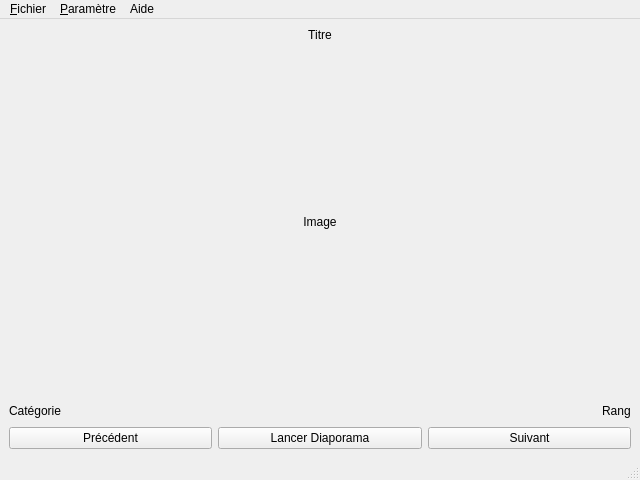
<?xml version="1.0" encoding="UTF-8"?>
<ui version="4.0">
 <class>LecteurVue</class>
 <widget class="QMainWindow" name="LecteurVue">
  <property name="geometry">
   <rect>
    <x>0</x>
    <y>0</y>
    <width>640</width>
    <height>480</height>
   </rect>
  </property>
  <property name="windowTitle">
   <string>Mon Application</string>
  </property>
  <widget class="QWidget" name="centralwidget">
   <layout class="QVBoxLayout" name="verticalLayout">
    <item>
     <widget class="QLabel" name="titre">
      <property name="text">
       <string>Titre</string>
      </property>
      <property name="alignment">
       <set>Qt::AlignHCenter</set>
      </property>
     </widget>
    </item>
    <item>
     <widget class="QLabel" name="image">
      <property name="enabled">
       <bool>true</bool>
      </property>
      <property name="sizePolicy">
       <sizepolicy hsizetype="Ignored" vsizetype="Ignored">
        <horstretch>0</horstretch>
        <verstretch>1</verstretch>
       </sizepolicy>
      </property>
      <property name="text">
       <string>Image</string>
      </property>
      <property name="scaledContents">
       <bool>true</bool>
      </property>
      <property name="alignment">
       <set>Qt::AlignCenter</set>
      </property>
     </widget>
    </item>
    <item>
     <layout class="QHBoxLayout" name="horizontalLayout_2">
      <item>
       <widget class="QLabel" name="categorie">
        <property name="text">
         <string>Catégorie</string>
        </property>
       </widget>
      </item>
      <item>
       <spacer name="horizontalSpacer">
        <property name="orientation">
         <enum>Qt::Horizontal</enum>
        </property>
        <property name="sizeHint" stdset="0">
         <size>
          <width>0</width>
          <height>20</height>
         </size>
        </property>
       </spacer>
      </item>
      <item>
       <widget class="QLabel" name="rang">
        <property name="text">
         <string>Rang</string>
        </property>
       </widget>
      </item>
     </layout>
    </item>
    <item>
     <layout class="QHBoxLayout" name="horizontalLayout">
      <item>
       <widget class="QPushButton" name="precedent">
        <property name="text">
         <string>Précédent</string>
        </property>
       </widget>
      </item>
      <item>
       <widget class="QPushButton" name="lancer_diaporama">
        <property name="text">
         <string>Lancer Diaporama</string>
        </property>
       </widget>
      </item>
      <item>
       <widget class="QPushButton" name="suivant">
        <property name="text">
         <string>Suivant</string>
        </property>
       </widget>
      </item>
     </layout>
    </item>
   </layout>
  </widget>
  <widget class="QMenuBar" name="menubar">
   <property name="geometry">
    <rect>
     <x>0</x>
     <y>0</y>
     <width>640</width>
     <height>36</height>
    </rect>
   </property>
   <widget class="QMenu" name="menu_Fichier">
    <property name="title">
     <string>&amp;Fichier</string>
    </property>
    <addaction name="actionSortir"/>
   </widget>
   <widget class="QMenu" name="menuParam_tre">
    <property name="title">
     <string>&amp;Paramètre</string>
    </property>
    <widget class="QMenu" name="menuVItesse_de_d_filement">
     <property name="title">
      <string>VItesse de défilement</string>
     </property>
     <addaction name="actionToutes_les_2_secondes"/>
    </widget>
    <addaction name="actionChanger_diaporama"/>
    <addaction name="actionEnlever_diaporama"/>
    <addaction name="menuVItesse_de_d_filement"/>
   </widget>
   <widget class="QMenu" name="menuAide">
    <property name="title">
     <string>Aide</string>
    </property>
    <addaction name="action_propos_de"/>
   </widget>
   <addaction name="menu_Fichier"/>
   <addaction name="menuParam_tre"/>
   <addaction name="menuAide"/>
  </widget>
  <widget class="QStatusBar" name="statusbar"/>
  <action name="action_quitter">
   <property name="text">
    <string>Sortir</string>
   </property>
  </action>
  <action name="action_changer_diaporama">
   <property name="text">
    <string>Changer diaporama</string>
   </property>
  </action>
  <action name="action_enlever_diaporama">
   <property name="text">
    <string>Enlever diaporama</string>
   </property>
  </action>
  <action name="action_vitesse_defilement">
   <property name="text">
    <string>Vitesse de défilement</string>
   </property>
  </action>
  <action name="actionSortir">
   <property name="text">
    <string>Sortir</string>
   </property>
  </action>
  <action name="actionChanger_diaporama">
   <property name="text">
    <string>Changer diaporama</string>
   </property>
  </action>
  <action name="actionEnlever_diaporama">
   <property name="text">
    <string>Enlever diaporama</string>
   </property>
  </action>
  <action name="actionToutes_les_2_secondes">
   <property name="text">
    <string>Toutes les 2 secondes</string>
   </property>
  </action>
  <action name="action_propos_de">
   <property name="text">
    <string>À propos de...</string>
   </property>
  </action>
 </widget>
 <resources/>
 <connections/>
</ui>
